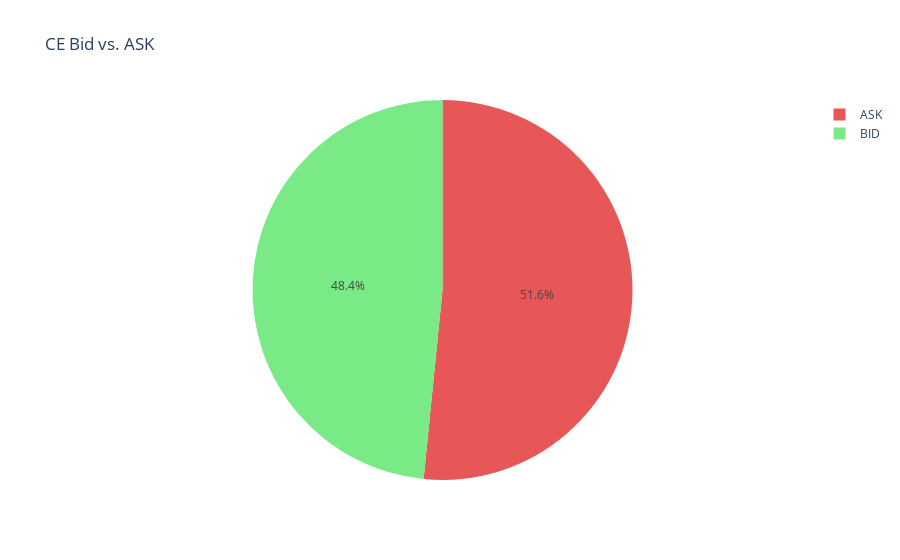
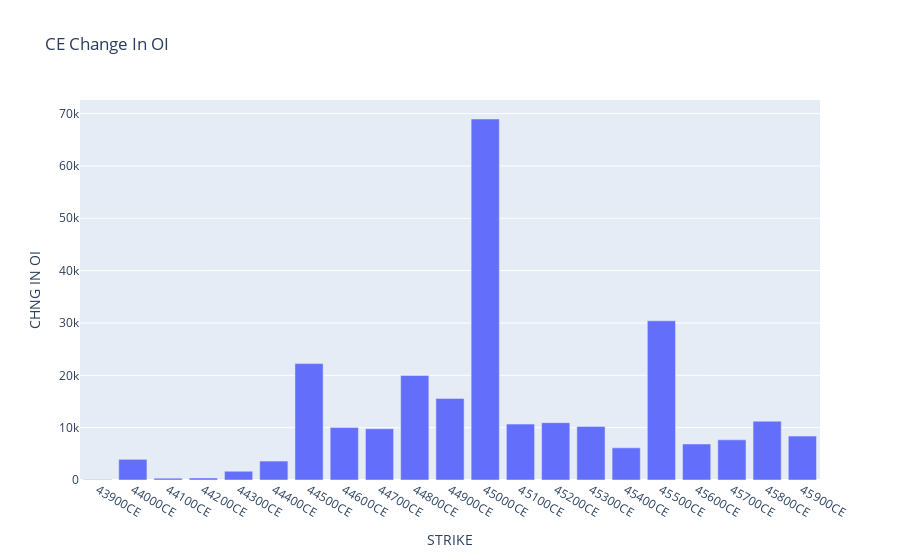
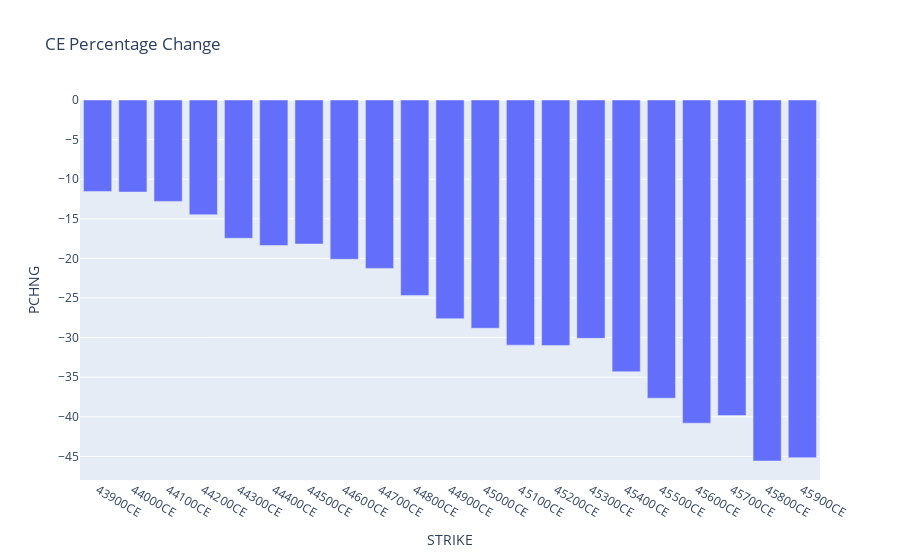
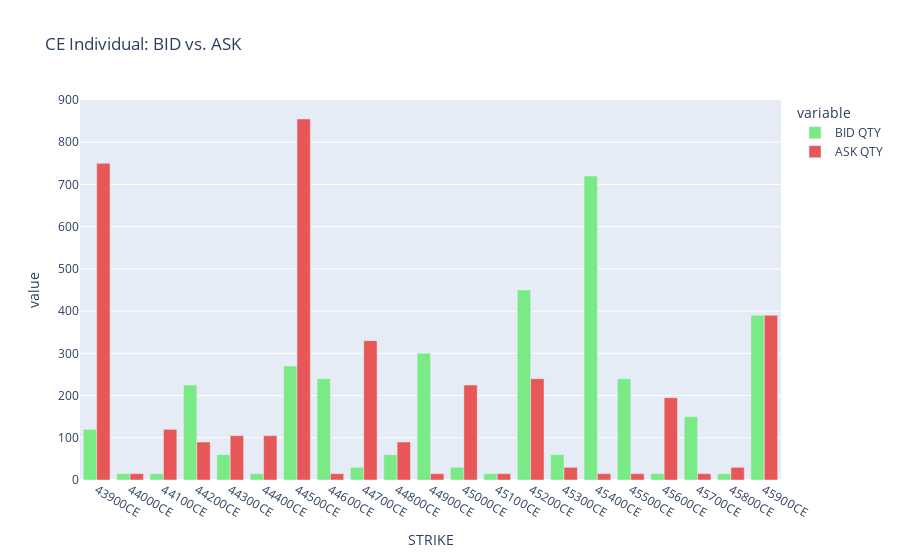

The notebook cell these images were saved under, in order:
### Markdown cell above
`option_performance` :
  - Input : Processed Option Contracts data and label for call/put contracts
  - Output : Shows Various graphs
     1. Pie Chart of Call/Put overall bid VS. ask
     2. Bar Graph : Represents Change In Open Interest(OI) for Indiviual STRIKE
     3. Bar Graph : Represents Change In Price (%) for Indiviual STRIKE
     4. Grouped Bar Chart: Represents Bid VS. ASK for INDIVIDUAL STRIKE

### Code cell
oal.option_peformance(processed_oi_data,'CE')

### Figure 1 — Plotly figure (JSON) as saved in the notebook; plotly's stock layout.template omitted (floating-point values rounded to 4 significant figures)
{"data": [{"customdata": [["BID"], ["ASK"]], "domain": {"x": [0, 1], "y": [0, 1]}, "hovertemplate": "Action=%{customdata[0]}<br>Quantity=%{value}<extra></extra>", "labels": ["BID", "ASK"], "legendgroup": "", "marker": {"colors": ["#79EA86", "#e75757"]}, "name": "", "showlegend": true, "type": "pie", "values": [3435, 3660]}], "layout": {"legend": {"tracegroupgap": 0}, "title": {"text": "CE Bid vs. ASK"}}}

### Figure 2 — Plotly figure (JSON) as saved in the notebook; plotly's stock layout.template omitted (floating-point values rounded to 4 significant figures)
{"data": [{"alignmentgroup": "True", "hovertemplate": "STRIKE=%{x}<br>CHNG IN OI=%{y}<extra></extra>", "legendgroup": "", "marker": {"color": "#636efa", "pattern": {"shape": ""}}, "name": "", "offsetgroup": "", "orientation": "v", "showlegend": false, "textposition": "auto", "type": "bar", "x": ["43900CE", "44000CE", "44100CE", "44200CE", "44300CE", "44400CE", "44500CE", "44600CE", "44700CE", "44800CE", "44900CE", "45000CE", "45100CE", "45200CE", "45300CE", "45400CE", "45500CE", "45600CE", "45700CE", "45800CE", "45900CE"], "xaxis": "x", "y": [89, 3949, 343, 381, 1671, 3617, 22237, 10023, 9791, 19984, 15593, 68967, 10676, 10955, 10235, 6143, 30424, 6881, 7676, 11234, 8391], "yaxis": "y"}], "layout": {"barmode": "relative", "legend": {"tracegroupgap": 0}, "title": {"text": "CE Change In OI"}, "xaxis": {"anchor": "y", "domain": [0, 1], "title": {"text": "STRIKE"}}, "yaxis": {"anchor": "x", "domain": [0, 1], "title": {"text": "CHNG IN OI"}}}}

### Figure 3 — Plotly figure (JSON) as saved in the notebook; plotly's stock layout.template omitted (floating-point values rounded to 4 significant figures)
{"data": [{"alignmentgroup": "True", "hovertemplate": "STRIKE=%{x}<br>PCHNG=%{y}<extra></extra>", "legendgroup": "", "marker": {"color": "#636efa", "pattern": {"shape": ""}}, "name": "", "offsetgroup": "", "orientation": "v", "showlegend": false, "textposition": "auto", "type": "bar", "x": ["43900CE", "44000CE", "44100CE", "44200CE", "44300CE", "44400CE", "44500CE", "44600CE", "44700CE", "44800CE", "44900CE", "45000CE", "45100CE", "45200CE", "45300CE", "45400CE", "45500CE", "45600CE", "45700CE", "45800CE", "45900CE"], "xaxis": "x", "y": [-11.55, -11.63, -12.8, -14.48, -17.46, -18.37, -18.18, -20.11, -21.26, -24.68, -27.62, -28.82, -30.95, -30.99, -30.09, -34.31, -37.65, -40.8, -39.83, -45.58, -45.15], "yaxis": "y"}], "layout": {"barmode": "relative", "legend": {"tracegroupgap": 0}, "title": {"text": "CE Percentage Change"}, "xaxis": {"anchor": "y", "domain": [0, 1], "title": {"text": "STRIKE"}}, "yaxis": {"anchor": "x", "domain": [0, 1], "title": {"text": "PCHNG"}}}}

### Figure 4 — Plotly figure (JSON) as saved in the notebook; plotly's stock layout.template omitted (floating-point values rounded to 4 significant figures)
{"data": [{"alignmentgroup": "True", "hovertemplate": "variable=BID QTY<br>STRIKE=%{x}<br>value=%{y}<extra></extra>", "legendgroup": "BID QTY", "marker": {"color": "#79EA86", "pattern": {"shape": ""}}, "name": "BID QTY", "offsetgroup": "BID QTY", "orientation": "v", "showlegend": true, "textposition": "auto", "type": "bar", "x": ["43900CE", "44000CE", "44100CE", "44200CE", "44300CE", "44400CE", "44500CE", "44600CE", "44700CE", "44800CE", "44900CE", "45000CE", "45100CE", "45200CE", "45300CE", "45400CE", "45500CE", "45600CE", "45700CE", "45800CE", "45900CE"], "xaxis": "x", "y": [120, 15, 15, 225, 60, 15, 270, 240, 30, 60, 300, 30, 15, 450, 60, 720, 240, 15, 150, 15, 390], "yaxis": "y"}, {"alignmentgroup": "True", "hovertemplate": "variable=ASK QTY<br>STRIKE=%{x}<br>value=%{y}<extra></extra>", "legendgroup": "ASK QTY", "marker": {"color": "#e75757", "pattern": {"shape": ""}}, "name": "ASK QTY", "offsetgroup": "ASK QTY", "orientation": "v", "showlegend": true, "textposition": "auto", "type": "bar", "x": ["43900CE", "44000CE", "44100CE", "44200CE", "44300CE", "44400CE", "44500CE", "44600CE", "44700CE", "44800CE", "44900CE", "45000CE", "45100CE", "45200CE", "45300CE", "45400CE", "45500CE", "45600CE", "45700CE", "45800CE", "45900CE"], "xaxis": "x", "y": [750, 15, 120, 90, 105, 105, 855, 15, 330, 90, 15, 225, 15, 240, 30, 15, 15, 195, 15, 30, 390], "yaxis": "y"}], "layout": {"barmode": "group", "legend": {"title": {"text": "variable"}, "tracegroupgap": 0}, "title": {"text": "CE Individual: BID vs. ASK"}, "xaxis": {"anchor": "y", "domain": [0, 1], "title": {"text": "STRIKE"}}, "yaxis": {"anchor": "x", "domain": [0, 1], "title": {"text": "value"}}}}
